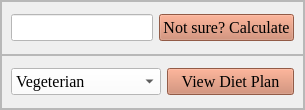
               <widget class="QFrame" name="frame_11">
                <property name="minimumSize">
                 <size>
                  <width>0</width>
                  <height>110</height>
                 </size>
                </property>
                <property name="font">
                 <font>
                  <family>Times New Roman</family>
                  <pointsize>12</pointsize>
                 </font>
                </property>
                <property name="frameShape">
                 <enum>QFrame::StyledPanel</enum>
                </property>
                <property name="frameShadow">
                 <enum>QFrame::Raised</enum>
                </property>
                <layout class="QVBoxLayout" name="verticalLayout_11">
                 <property name="spacing">
                  <number>0</number>
                 </property>
                 <property name="leftMargin">
                  <number>0</number>
                 </property>
                 <property name="topMargin">
                  <number>0</number>
                 </property>
                 <property name="rightMargin">
                  <number>0</number>
                 </property>
                 <property name="bottomMargin">
                  <number>0</number>
                 </property>
                 <item>
                  <widget class="QFrame" name="frame_18">
                   <property name="font">
                    <font>
                     <family>Times New Roman</family>
                     <pointsize>12</pointsize>
                    </font>
                   </property>
                   <property name="frameShape">
                    <enum>QFrame::StyledPanel</enum>
                   </property>
                   <property name="frameShadow">
                    <enum>QFrame::Raised</enum>
                   </property>
                   <layout class="QHBoxLayout" name="horizontalLayout_2">
                    <property name="spacing">
                     <number>6</number>
                    </property>
                    <property name="leftMargin">
                     <number>9</number>
                    </property>
                    <property name="topMargin">
                     <number>0</number>
                    </property>
                    <property name="rightMargin">
                     <number>9</number>
                    </property>
                    <property name="bottomMargin">
                     <number>0</number>
                    </property>
                    <item>
                     <widget class="QLineEdit" name="entercal">
                      <property name="maximumSize">
                       <size>
                        <width>500</width>
                        <height>16777215</height>
                       </size>
                      </property>
                      <property name="font">
                       <font>
                        <family>Times New Roman</family>
                        <pointsize>12</pointsize>
                       </font>
                      </property>
                      <property name="styleSheet">
                       <string notr="true">background:#ffffff; </string>
                      </property>
                      <property name="placeholderText">
                       <string comment="Enter your Maintenance Calories"/>
                      </property>
                     </widget>
                    </item>
                    <item>
                     <widget class="QPushButton" name="calculate">
                      <property name="enabled">
                       <bool>true</bool>
                      </property>
                      <property name="font">
                       <font>
                        <family>Times New Roman</family>
                        <pointsize>12</pointsize>
                       </font>
                      </property>
                      <property name="styleSheet">
                       <string notr="true">background: #cc7f63;</string>
                      </property>
                      <property name="text">
                       <string>Not sure? Calculate</string>
                      </property>
                     </widget>
                    </item>
                   </layout>
                  </widget>
                 </item>
                 <item>
                  <widget class="QFrame" name="frame_17">
                   <property name="font">
                    <font>
                     <family>Times New Roman</family>
                     <pointsize>12</pointsize>
                    </font>
                   </property>
                   <property name="frameShape">
                    <enum>QFrame::StyledPanel</enum>
                   </property>
                   <property name="frameShadow">
                    <enum>QFrame::Raised</enum>
                   </property>
                   <layout class="QHBoxLayout" name="horizontalLayout_11">
                    <property name="spacing">
                     <number>6</number>
                    </property>
                    <property name="topMargin">
                     <number>0</number>
                    </property>
                    <property name="bottomMargin">
                     <number>0</number>
                    </property>
                    <item>
                     <widget class="QComboBox" name="comboBox">
                      <property name="minimumSize">
                       <size>
                        <width>150</width>
                        <height>0</height>
                       </size>
                      </property>
                      <property name="font">
                       <font>
                        <family>Times New Roman</family>
                        <pointsize>12</pointsize>
                       </font>
                      </property>
                      <property name="styleSheet">
                       <string notr="true">background:#ffffff; </string>
                      </property>
                      <item>
                       <property name="text">
                        <string>Vegeterian</string>
                       </property>
                      </item>
                      <item>
                       <property name="text">
                        <string>Non-Vegeterian</string>
                       </property>
                      </item>
                     </widget>
                    </item>
                    <item>
                     <widget class="QPushButton" name="pushButton">
                      <property name="maximumSize">
                       <size>
                        <width>200</width>
                        <height>16777215</height>
                       </size>
                      </property>
                      <property name="font">
                       <font>
                        <family>Times New Roman</family>
                        <pointsize>12</pointsize>
                       </font>
                      </property>
                      <property name="styleSheet">
                       <string notr="true">background: #cc7f63;</string>
                      </property>
                      <property name="text">
                       <string>View Diet Plan</string>
                      </property>
                     </widget>
                    </item>
                   </layout>
                  </widget>
                 </item>
                </layout>
               </widget>
